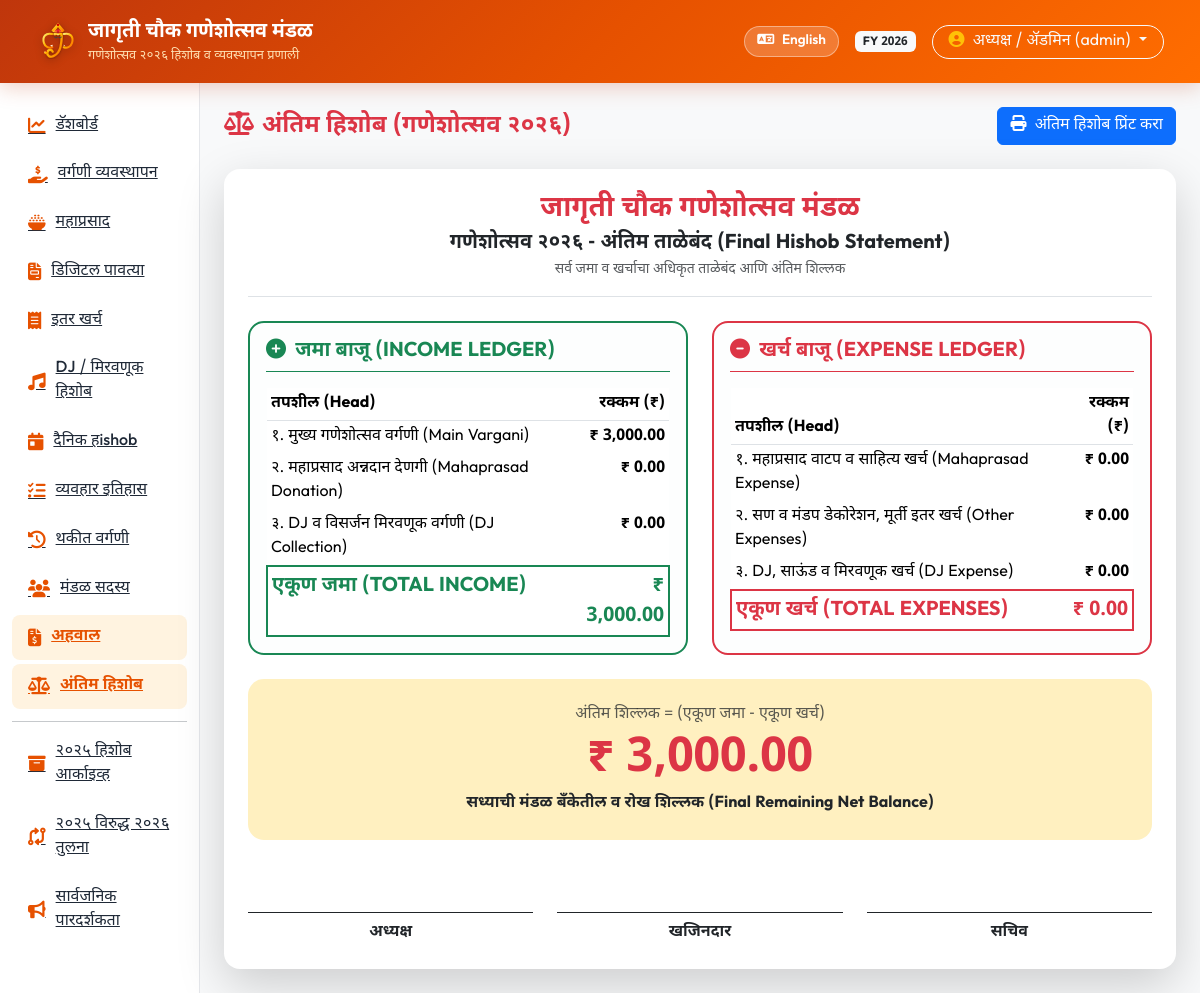
Before: /hishob-final (signed in) with the older database file.
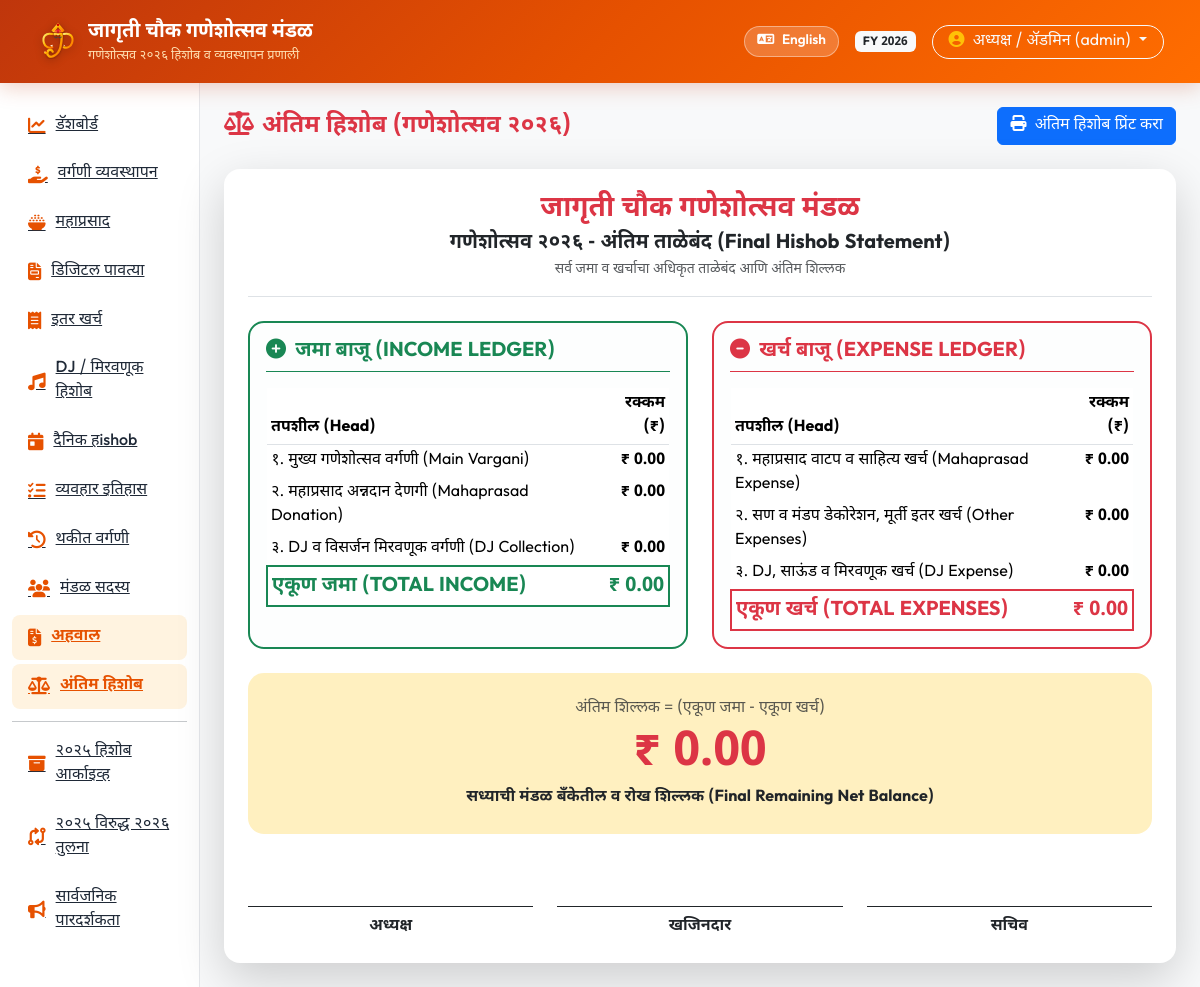
After: the same page with the newer database file.
### tables this page shows
CREATE TABLE vargani (
    id INTEGER PRIMARY KEY AUTOINCREMENT,
    year_label TEXT NOT NULL DEFAULT '2026',
    receipt_no TEXT NOT NULL,
    contributor_name TEXT NOT NULL,
    mobile TEXT,
    address TEXT,
    amount DECIMAL(12,2) NOT NULL,
    payment_method TEXT NOT NULL, -- Cash, UPI, Bank
    payment_date DATE NOT NULL,
    collector_name TEXT,
    status TEXT NOT NULL DEFAULT 'Paid', -- Paid, Partial, Pending
    notes TEXT,
    created_by TEXT,
    created_at TIMESTAMP DEFAULT CURRENT_TIMESTAMP
);

### routes/reports.py (the view)
@reports_bp.route('/hishob-final')
@login_required
def hishob_final():
    summary = get_financial_summary(get_active_financial_year())
    vargani_list = query_db("SELECT * FROM vargani WHERE year_label=(SELECT value FROM settings WHERE key='active_year') ORDER BY id ASC")
    mp_donation_list = query_db("SELECT * FROM mahaprasad_donations WHERE year_label=(SELECT value FROM settings WHERE key='active_year') ORDER BY id ASC")
    dj_income_list = query_db("SELECT * FROM dj_accounts WHERE year_label=(SELECT value FROM settings WHERE key='active_year') AND type='INCOME' ORDER BY id ASC")
    mp_expense_list = query_db("SELECT * FROM mahaprasad_expenses WHERE year_label=(SELECT value FROM settings WHERE key='active_year') ORDER BY id ASC")
    other_expense_list = query_db("SELECT * FROM expenses WHERE year_label=(SELECT value FROM settings WHERE key='active_year') ORDER BY id ASC")
    dj_expense_list = query_db("SELECT * FROM dj_accounts WHERE year_label=(SELECT value FROM settings WHERE key='active_year') AND type='EXPENSE' ORDER BY id ASC")
    return render_template('hishob_final.html',
                           summary=summary,
                           vargani_list=vargani_list,
                           mp_donation_list=mp_donation_list,
                           dj_income_list=dj_income_list,
                           mp_expense_list=mp_expense_list,
                           other_expense_list=other_expense_list,
                           dj_expense_list=dj_expense_list)

### database.py (called while the page is built)
def is_mysql_configured():
    if Config.DATABASE_URL:
        db_url = Config.DATABASE_URL.lower()
        if db_url.startswith('mysql') or 'mysql' in db_url:
            return True
    if Config.DB_HOST and Config.DB_NAME and Config.DB_USER:
        return True
    return False

def get_db_connection():
    if is_mysql_configured():
        if not HAS_PYMYSQL:
            raise ImportError("PyMySQL is not installed. Please add pymysql or cryptography to your requirements.")
        params = parse_mysql_params()
        conn = pymysql.connect(
            host=params['host'],
            port=params['port'],
            user=params['user'],
            password=params['password'],
            database=params['database'],
            charset=params['charset'],
            cursorclass=pymysql.cursors.DictCursor,
            autocommit=True
        )
        return conn
    else:
        conn = sqlite3.connect(Config.DATABASE_PATH)
        conn.row_factory = sqlite3.Row
        return conn

### utils/translations.py (called while the page is built)
def get_translation(key, lang='mr'):
    lang = lang if lang in TRANSLATIONS else 'mr'
    return TRANSLATIONS[lang].get(key, TRANSLATIONS['en'].get(key, key))

### templates/hishob_final.html (shortened to what the changed rows need)
{% extends 'base.html' %}
{% block content %}
<div class="card border-0 shadow-lg rounded-4 p-4 bg-white">
    <div class="row g-4">
        <div class="col-md-6">
            <div class="border border-success border-2 rounded-4 p-3 bg-light bg-opacity-25 h-100">
                <div class="table-responsive">
                    <table class="table table-sm table-borderless mb-0">
                        <thead>
                            <tr class="border-bottom">
                                <th>तपशील (Head)</th>
                                <th class="text-end">रक्कम (₹)</th>
                            </tr>
                        </thead>
                        <tbody>
                            <tr>
                                <td>१. मुख्य गणेशोत्सव वर्गणी (Main Vargani)</td>
                                <td class="text-end fw-bold">₹ {{ "{:,.2f}".format(summary.total_vargani) }}</td>
                            </tr>
                            <tr class="border-top border-2 border-success">
                                <td class="fw-bold fs-5 text-success">एकूण जमा (TOTAL INCOME)</td>
                                <td class="text-end fw-bold fs-5 text-success">₹ {{ "{:,.2f}".format(summary.total_income) }}</td>
                            </tr>
                        </tbody>
                    </table>
                </div>
            </div>
        </div>
        <div class="col-md-6">
            <div class="border border-danger border-2 rounded-4 p-3 bg-light bg-opacity-25 h-100">
                <div class="table-responsive">
                    <table class="table table-sm table-borderless mb-0">
                        <thead>
                            <tr class="border-bottom">
                                <th>तपशील (Head)</th>
                                <th class="text-end">रक्कम (₹)</th>
                            </tr>
                        </thead>
                    </table>
                </div>
            </div>
        </div>
    </div>
    <div class="card border-0 bg-warning bg-opacity-25 rounded-4 p-4 mt-4 text-center">
        <div class="text-muted font-weight-bold">अंतिम शिल्लक = (एकूण जमा - एकूण खर्च)</div>
        <div class="display-5 fw-bold text-danger my-1">₹ {{ "{:,.2f}".format(summary.current_balance) }}</div>
        <div class="fw-bold text-dark">सध्याची मंडळ बँकेतील व रोख शिल्लक (Final Remaining Net Balance)</div>
    </div>
</div>
{% endblock %}

### templates/base.html (shortened to what the changed rows need)
<!DOCTYPE html>
<html lang="{{ lang }}">
<head>
    <link href="https://cdn.jsdelivr.net/npm/bootstrap@5.3.3/dist/css/bootstrap.min.css" rel="stylesheet">
    <link rel="stylesheet" href="https://cdnjs.cloudflare.com/ajax/libs/font-awesome/6.5.2/css/all.min.css">
    <link rel="stylesheet" href="{{ url_for('static', filename='css/custom.css') }}">
</head>
<body>
    <nav class="navbar navbar-expand-lg navbar-dark navbar-mandal sticky-top">
        <div class="container-fluid">
            <div class="d-flex align-items-center gap-3 ms-auto">
                {% if session.get('user_id') %}
                <span class="badge bg-light text-dark">FY {{ active_financial_year }}</span>
                <div class="dropdown">
                    <button class="btn btn-outline-light dropdown-toggle rounded-pill px-3 py-1 font-weight-bold" type="button" data-bs-toggle="dropdown">
                        <i class="fa-solid fa-circle-user me-1 text-warning"></i> {{ current_user_name }} ({{ current_user_role }})
                    </button>
                </div>
                {% endif %}
            </div>
        </div>
    </nav>
    <div class="container-fluid">
        <div class="row">
            {% if session.get('user_id') %}
            <div class="col-lg-10 p-4 main-content">
            {% else %}
            <div class="col-12 p-4">
            {% endif %}
                {% block content %}{% endblock %}
            </div>
        </div>
    </div>
</body>
</html>

Changed rows visible on the page:
removed vargani: collector_name "अध्यक्ष / ॲडमिन", created_by "admin"
Other visible differences:
{{ current_user_name }}: (not shown) → "अध्यक्ष / ॲडमिन"
{{ current_user_role }}: (not shown) → "admin"
{{ "{:,.2f}".format(summary.total_vargani) }}: "3,000.00" → "0.00"
{{ "{:,.2f}".format(summary.total_income) }}: "3,000.00" → "0.00"
{{ "{:,.2f}".format(summary.current_balance) }}: "3,000.00" → "0.00"
